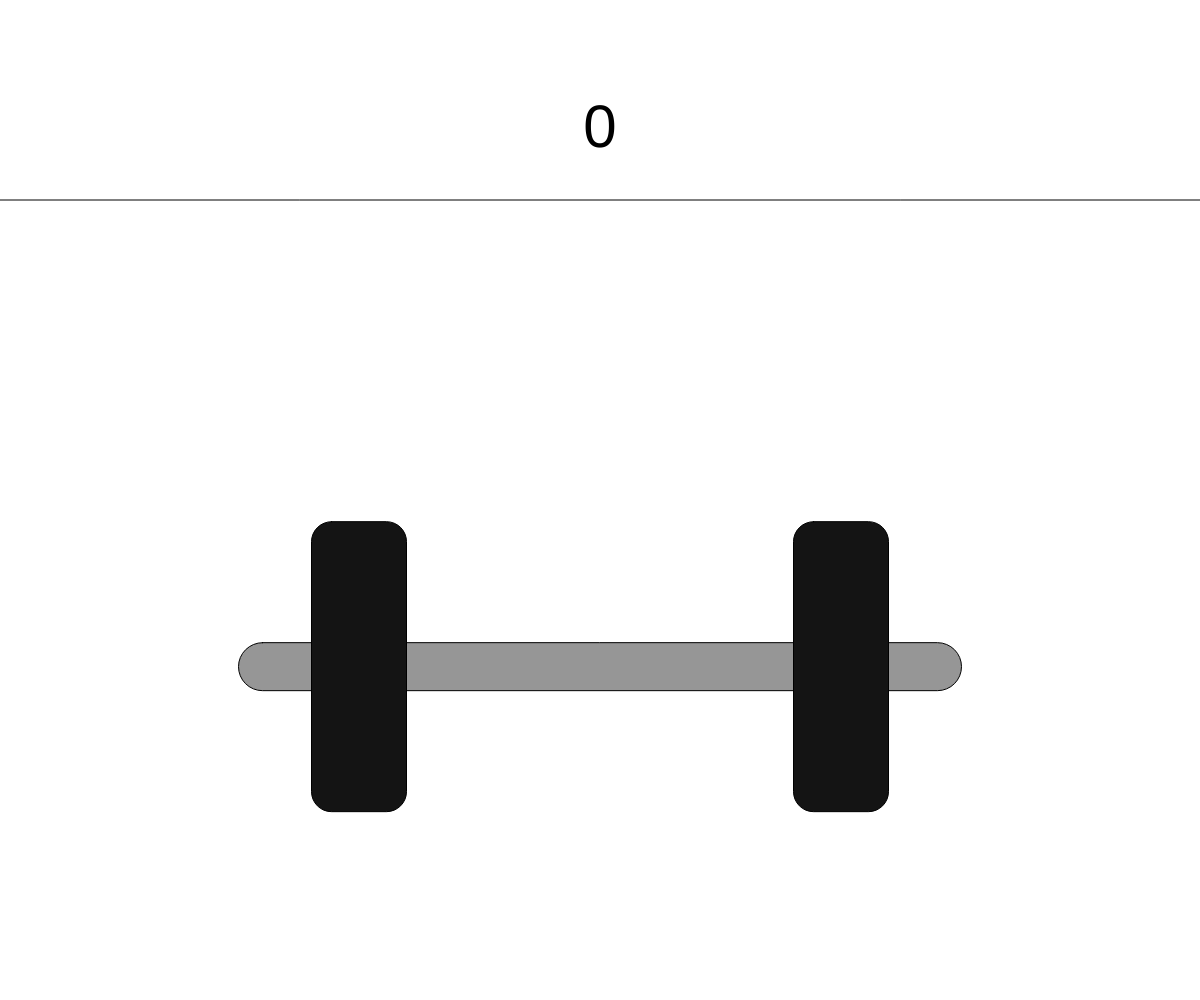
Frame 1 (no input)
Frame 60 (no input): identical to frame 1, image omitted
Frame 120 (the mouse pressed at the canvas centre since frame 60): identical to frame 1, image omitted

The p5.js sketch that drew this single still picture (run headless with seeded random() and noise() and a simulated clock; from frame 60 on, the mouse is pressed at the canvas centre):

// p5.js sketch
// ── sketch.js


function setup() {
  createCanvas(windowWidth, windowHeight);
  textSize(0.05 * width);
  textAlign(CENTER, CORNER);
  rectMode(CENTER);
  x = width/2;
  y = height/1.5;
  b = 723;
  h = 48;

  bh = 95;
  hh = 290;
  easing = 0.1;

  counter = 0;
  ziel = height*0.2;
}

function draw() {
  background(255);
  line(0, ziel, width, ziel);
  fill(0);
  text(counter, width/2, 250, width/4, width/4);

  fill(150);
  rect(x, y, b, h, 50);
  fill(20);
  rect(x+b/3, y, bh, hh, 20);
  rect(x-b/3, y, bh, hh, 20);
  target = height/1.5 - y;

  if(mouseX > x-b/2 && mouseX < x+b/2 && mouseY > y-h/2+-10 && mouseY < y+h/2+10 && mouseIsPressed){
    cursor("row-resize");
    if(mouseY < height/1.5){
      y = mouseY;
    }

    if(mouseY <= ziel){
      counter++;
      y += target * easing;
    }
    
  }
  else{
    cursor("default");
    if(y < height/1.5){
      y += target * easing;
    }
    
  }
}


function windowResized() {
  resizeCanvas(windowWidth, windowHeight);
  fill(150);
  rect(x, y, b, h, 50);
  fill(20);
  rect(x+b/3, y, bh, hh, 20);
  rect(x-b/3, y, bh, hh, 20);
}
